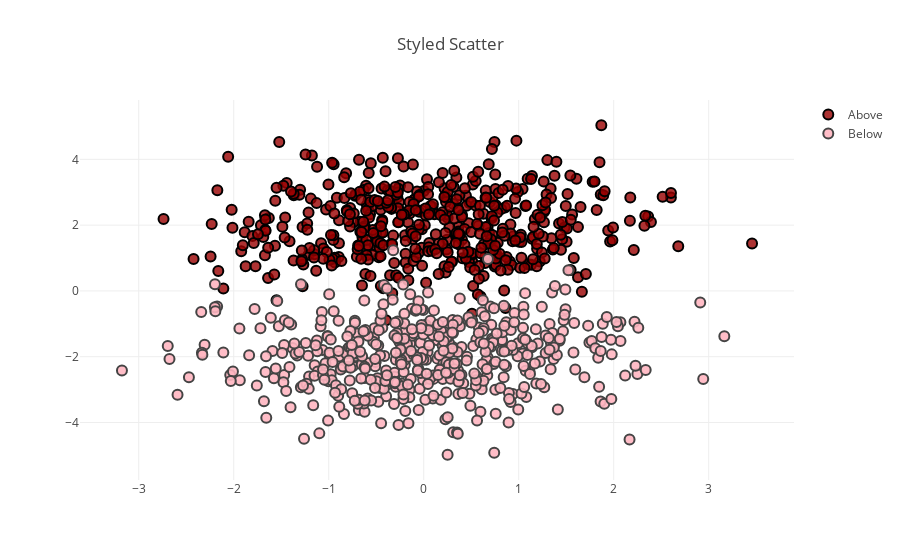

The notebook cell saved with this chart:
### Markdown cell above
#### Style Scatter Plots

### Code cell
N = 500

trace0 = go.Scatter(
    x = np.random.randn(N),
    y = np.random.randn(N)+2,
    name = 'Above',
    mode = 'markers',
    marker = dict(
        size = 10,
        color = 'rgba(152, 0, 0, .8)',
        line = dict(
            width = 2,
            color = 'rgb(0, 0, 0)'
        )
    )
)

trace1 = go.Scatter(
    x = np.random.randn(N),
    y = np.random.randn(N)-2,
    name = 'Below',
    mode = 'markers',
    marker = dict(
        size = 10,
        color = 'rgba(255, 182, 193, .9)',
        line = dict(
            width = 2,
        )
    )
)

data = [trace0, trace1]

layout = dict(title = 'Styled Scatter',
              yaxis = dict(zeroline = False),
              xaxis = dict(zeroline = False)
             )

fig = dict(data=data, layout=layout)
plotly.offline.iplot(fig, filename='styled-scatter')

### Figure 1 — Plotly figure (JSON) as saved in the notebook; plotly's stock layout.template omitted (floating-point values rounded to 4 significant figures; data arrays with more than 128 entries replaced by an {"elided": "..."} marker saying what was removed)
{"data": [{"marker": {"color": "rgba(152, 0, 0, .8)", "line": {"color": "rgb(0, 0, 0)", "width": 2}, "size": 10}, "mode": "markers", "name": "Above", "type": "scatter", "x": {"elided": "500 float values"}, "y": {"elided": "500 float values"}}, {"marker": {"color": "rgba(255, 182, 193, .9)", "line": {"width": 2}, "size": 10}, "mode": "markers", "name": "Below", "type": "scatter", "x": {"elided": "500 float values"}, "y": {"elided": "500 float values"}}], "layout": {"title": "Styled Scatter", "xaxis": {"zeroline": false}, "yaxis": {"zeroline": false}}}
